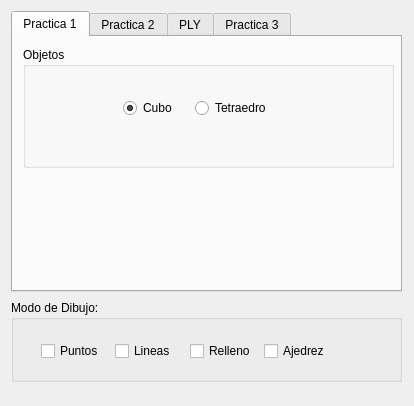
<?xml version="1.0" encoding="UTF-8"?>
<ui version="4.0">
 <class>Interfaz</class>
 <widget class="QDialog" name="Interfaz">
  <property name="geometry">
   <rect>
    <x>0</x>
    <y>0</y>
    <width>414</width>
    <height>406</height>
   </rect>
  </property>
  <property name="windowTitle">
   <string>Menu</string>
  </property>
  <widget class="QTabWidget" name="tabWidget">
   <property name="geometry">
    <rect>
     <x>11</x>
     <y>11</y>
     <width>391</width>
     <height>281</height>
    </rect>
   </property>
   <property name="currentIndex">
    <number>0</number>
   </property>
   <widget class="QWidget" name="tab">
    <attribute name="title">
     <string>Practica 1</string>
    </attribute>
    <widget class="QGroupBox" name="groupBox_2">
     <property name="geometry">
      <rect>
       <x>10</x>
       <y>10</y>
       <width>371</width>
       <height>121</height>
      </rect>
     </property>
     <property name="title">
      <string>Objetos</string>
     </property>
     <widget class="QWidget" name="layoutWidget">
      <property name="geometry">
       <rect>
        <x>100</x>
        <y>50</y>
        <width>148</width>
        <height>22</height>
       </rect>
      </property>
      <layout class="QHBoxLayout" name="horizontalLayout_3">
       <item>
        <widget class="QRadioButton" name="radioButton">
         <property name="text">
          <string>Cubo</string>
         </property>
         <property name="checked">
          <bool>true</bool>
         </property>
        </widget>
       </item>
       <item>
        <widget class="QRadioButton" name="radioButton_2">
         <property name="text">
          <string>Tetraedro</string>
         </property>
        </widget>
       </item>
      </layout>
     </widget>
    </widget>
   </widget>
   <widget class="QWidget" name="tab_2">
    <attribute name="title">
     <string>Practica 2</string>
    </attribute>
    <widget class="QGroupBox" name="groupBox_3">
     <property name="geometry">
      <rect>
       <x>10</x>
       <y>10</y>
       <width>371</width>
       <height>121</height>
      </rect>
     </property>
     <property name="title">
      <string>Objetos</string>
     </property>
     <widget class="QWidget" name="layoutWidget">
      <property name="geometry">
       <rect>
        <x>20</x>
        <y>30</y>
        <width>222</width>
        <height>76</height>
       </rect>
      </property>
      <layout class="QHBoxLayout" name="horizontalLayout">
       <item>
        <layout class="QVBoxLayout" name="verticalLayout">
         <item>
          <widget class="QRadioButton" name="radioButton_3">
           <property name="text">
            <string>Esfera</string>
           </property>
           <property name="checked">
            <bool>true</bool>
           </property>
          </widget>
         </item>
         <item>
          <widget class="QRadioButton" name="radioButton_4">
           <property name="text">
            <string>Cilindro</string>
           </property>
          </widget>
         </item>
         <item>
          <widget class="QRadioButton" name="radioButton_5">
           <property name="text">
            <string>Tubo</string>
           </property>
          </widget>
         </item>
        </layout>
       </item>
       <item>
        <layout class="QVBoxLayout" name="verticalLayout_2">
         <item>
          <widget class="QRadioButton" name="radioButton_6">
           <property name="text">
            <string>Vaso (hacia arriba)</string>
           </property>
          </widget>
         </item>
         <item>
          <widget class="QRadioButton" name="radioButton_7">
           <property name="text">
            <string>Vaso (hacia abajo)</string>
           </property>
          </widget>
         </item>
         <item>
          <widget class="QRadioButton" name="radioButton_8">
           <property name="text">
            <string>Cono</string>
           </property>
          </widget>
         </item>
        </layout>
       </item>
      </layout>
     </widget>
    </widget>
    <widget class="QGroupBox" name="groupBox_4">
     <property name="geometry">
      <rect>
       <x>10</x>
       <y>150</y>
       <width>371</width>
       <height>91</height>
      </rect>
     </property>
     <property name="title">
      <string>Ajustes</string>
     </property>
     <widget class="QSlider" name="horizontalSlider">
      <property name="geometry">
       <rect>
        <x>20</x>
        <y>40</y>
        <width>161</width>
        <height>31</height>
       </rect>
      </property>
      <property name="maximum">
       <number>360</number>
      </property>
      <property name="value">
       <number>360</number>
      </property>
      <property name="orientation">
       <enum>Qt::Horizontal</enum>
      </property>
     </widget>
     <widget class="QLabel" name="label_2">
      <property name="geometry">
       <rect>
        <x>30</x>
        <y>30</y>
        <width>141</width>
        <height>16</height>
       </rect>
      </property>
      <property name="text">
       <string>Angulo de generación:</string>
      </property>
     </widget>
     <widget class="QWidget" name="layoutWidget">
      <property name="geometry">
       <rect>
        <x>230</x>
        <y>40</y>
        <width>128</width>
        <height>25</height>
       </rect>
      </property>
      <layout class="QHBoxLayout" name="horizontalLayout_4">
       <item>
        <widget class="QLabel" name="label">
         <property name="text">
          <string>Secciones:</string>
         </property>
        </widget>
       </item>
       <item>
        <widget class="QSpinBox" name="spinBox">
         <property name="maximum">
          <number>500</number>
         </property>
         <property name="value">
          <number>40</number>
         </property>
        </widget>
       </item>
      </layout>
     </widget>
    </widget>
   </widget>
   <widget class="QWidget" name="tab_3">
    <attribute name="title">
     <string>PLY</string>
    </attribute>
    <widget class="QPushButton" name="pushButton">
     <property name="geometry">
      <rect>
       <x>120</x>
       <y>70</y>
       <width>131</width>
       <height>61</height>
      </rect>
     </property>
     <property name="text">
      <string>Cargar PLY</string>
     </property>
    </widget>
   </widget>
   <widget class="QWidget" name="tab_4">
    <attribute name="title">
     <string>Practica 3</string>
    </attribute>
    <widget class="QGroupBox" name="groupBox_5">
     <property name="geometry">
      <rect>
       <x>10</x>
       <y>10</y>
       <width>371</width>
       <height>121</height>
      </rect>
     </property>
     <property name="title">
      <string>Objetos</string>
     </property>
     <widget class="QRadioButton" name="radioButton_9">
      <property name="geometry">
       <rect>
        <x>120</x>
        <y>30</y>
        <width>111</width>
        <height>20</height>
       </rect>
      </property>
      <property name="text">
       <string>Watt Regulator</string>
      </property>
      <property name="checked">
       <bool>true</bool>
      </property>
     </widget>
     <widget class="QPushButton" name="pushButton_2">
      <property name="geometry">
       <rect>
        <x>260</x>
        <y>70</y>
        <width>80</width>
        <height>22</height>
       </rect>
      </property>
      <property name="text">
       <string>Buscar PLY</string>
      </property>
     </widget>
     <widget class="QLineEdit" name="lineEdit">
      <property name="geometry">
       <rect>
        <x>22</x>
        <y>70</y>
        <width>221</width>
        <height>22</height>
       </rect>
      </property>
     </widget>
    </widget>
    <widget class="QGroupBox" name="groupBox_6">
     <property name="geometry">
      <rect>
       <x>10</x>
       <y>150</y>
       <width>371</width>
       <height>91</height>
      </rect>
     </property>
     <property name="title">
      <string>GroupBox</string>
     </property>
     <widget class="QSlider" name="horizontalSlider_2">
      <property name="geometry">
       <rect>
        <x>210</x>
        <y>30</y>
        <width>160</width>
        <height>16</height>
       </rect>
      </property>
      <property name="maximum">
       <number>360</number>
      </property>
      <property name="orientation">
       <enum>Qt::Horizontal</enum>
      </property>
     </widget>
     <widget class="QSlider" name="horizontalSlider_3">
      <property name="geometry">
       <rect>
        <x>210</x>
        <y>60</y>
        <width>160</width>
        <height>16</height>
       </rect>
      </property>
      <property name="maximum">
       <number>100</number>
      </property>
      <property name="orientation">
       <enum>Qt::Horizontal</enum>
      </property>
     </widget>
     <widget class="QLabel" name="label_3">
      <property name="geometry">
       <rect>
        <x>110</x>
        <y>30</y>
        <width>101</width>
        <height>16</height>
       </rect>
      </property>
      <property name="text">
       <string>Angulo Rotacion</string>
      </property>
     </widget>
     <widget class="QLabel" name="label_4">
      <property name="geometry">
       <rect>
        <x>130</x>
        <y>60</y>
        <width>59</width>
        <height>14</height>
       </rect>
      </property>
      <property name="text">
       <string>Velocidad</string>
      </property>
     </widget>
     <widget class="QCheckBox" name="checkBox_5">
      <property name="geometry">
       <rect>
        <x>10</x>
        <y>40</y>
        <width>85</width>
        <height>31</height>
       </rect>
      </property>
      <property name="text">
       <string>Animacion</string>
      </property>
     </widget>
    </widget>
   </widget>
  </widget>
  <widget class="QGroupBox" name="groupBox">
   <property name="geometry">
    <rect>
     <x>11</x>
     <y>300</y>
     <width>391</width>
     <height>82</height>
    </rect>
   </property>
   <property name="title">
    <string>Modo de Dibujo:</string>
   </property>
   <widget class="QWidget" name="layoutWidget">
    <property name="geometry">
     <rect>
      <x>30</x>
      <y>40</y>
      <width>291</width>
      <height>22</height>
     </rect>
    </property>
    <layout class="QHBoxLayout" name="horizontalLayout_2">
     <item>
      <widget class="QCheckBox" name="checkBox">
       <property name="text">
        <string>Puntos</string>
       </property>
      </widget>
     </item>
     <item>
      <widget class="QCheckBox" name="checkBox_2">
       <property name="text">
        <string>Lineas</string>
       </property>
      </widget>
     </item>
     <item>
      <widget class="QCheckBox" name="checkBox_3">
       <property name="text">
        <string>Relleno</string>
       </property>
      </widget>
     </item>
     <item>
      <widget class="QCheckBox" name="checkBox_4">
       <property name="text">
        <string>Ajedrez</string>
       </property>
      </widget>
     </item>
    </layout>
   </widget>
  </widget>
  <zorder>groupBox</zorder>
  <zorder>tabWidget</zorder>
 </widget>
 <resources/>
 <connections/>
</ui>
